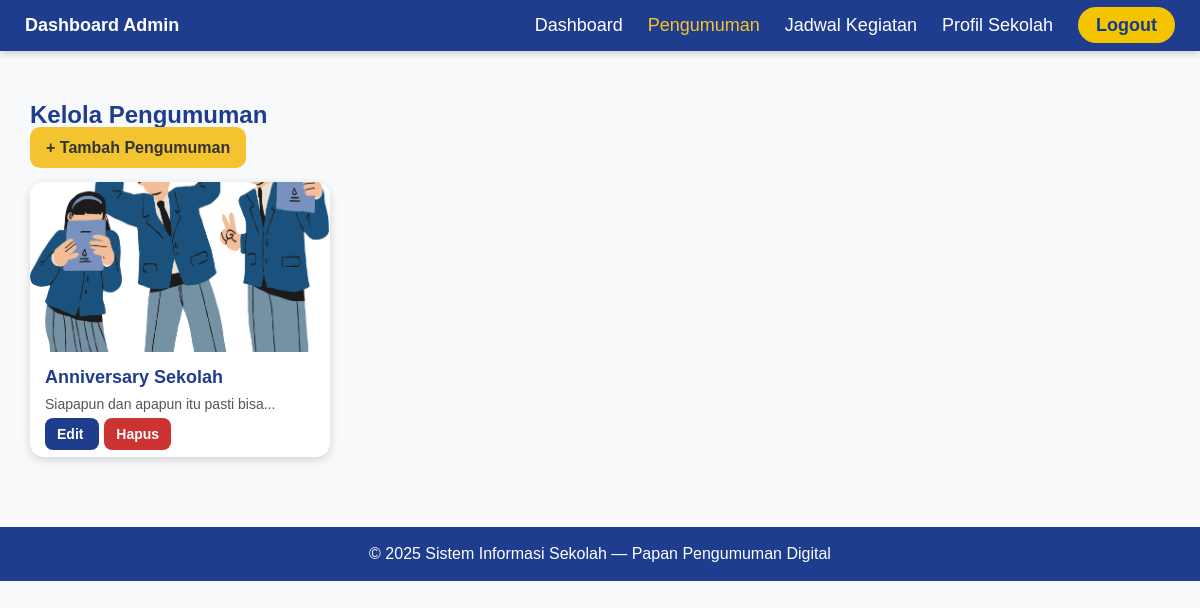
Screenshot of /admin/pengumuman.php (signed in) with the database file from the repository.
### tables this page shows
CREATE TABLE `pengumuman` (
  `id` int(11) NOT NULL,
  `judul` varchar(255) NOT NULL,
  `isi` text NOT NULL,
  `tanggal` date NOT NULL,
  `gambar` varchar(255) NOT NULL
);

### admin/pengumuman.php (the view, shortened to what this page needs)
<?php
include "koneksi.php";
?>
<div class="navbar">
    <div style="font-weight: bold;">Dashboard Admin</div>
    <div>
        <a href="dashboard.php">Dashboard</a>
        <a href="pengumuman.php" style="color:#f4c430;">Pengumuman</a>
        <a href="jadwal.php">Jadwal Kegiatan</a>
        <a href="profil.php">Profil Sekolah</a>
        <a href="logout.php" class="btn-logout">Logout</a>
    </div>
</div>
<div class="content">
    <h2>Kelola Pengumuman</h2>
    <a class="btn-add" href="tambah_pengumuman.php">+ Tambah Pengumuman</a>
    <div class="pengumuman-grid">
        <?php
        $query = "SELECT * FROM pengumuman ORDER BY id DESC";
        $result = mysqli_query($conn, $query);
        while ($row = mysqli_fetch_assoc($result)) {
        ?>
            <div class="pengumuman-card">
                <img src="../assets/img<?php echo $row['gambar']; ?>">
                <div class="pengumuman-body">
                    <h3><?php echo $row['judul']; ?></h3>
                    <p><?php echo substr($row['isi'], 0, 80); ?>...</p>
                    <div class="action-btn">
                        <a class="btn-edit" href="edit_pengumuman.php?id=<?php echo $row['id']; ?>">
                            Edit
                        </a>
                        <a class="btn-delete"
                           href="hapus_pengumuman.php?id=<?php echo $row['id']; ?>"
                           onclick="return confirm('Yakin ingin menghapus?')">
                            Hapus
                        </a>
                    </div>
                </div>
            </div>
        <?php } ?>
    </div>
</div>
<footer>
    © 2025 Sistem Informasi Sekolah — Papan Pengumuman Digital
</footer>

### admin/pengumuman.php (style rules this page uses)
.navbar { background: #1e3d8f; padding: 15px 25px; color: white; font-size: 18px; display: flex; justify-content: space-between; align-items: center; box-shadow: 0 2px 8px rgba(0,0,0,0.2); }
.navbar a { color: white; text-decoration: none; margin-left: 20px; }
.btn-logout { background: #f5c400; padding: 8px 18px; color: #123c8b !important; border-radius: 25px; font-weight: bold; }
.content { padding: 30px; }
h2 { color: #1e3d8f; margin-bottom: 10px; }
.btn-add { background: #f4c430; padding: 12px 16px; text-decoration: none; color: #333; border-radius: 10px; font-weight: bold; }
.pengumuman-grid { display: flex; flex-wrap: wrap; gap: 20px; margin-top: 25px; }
.pengumuman-card { width: 300px; background: white; border-radius: 14px; box-shadow: 0 3px 10px rgba(0,0,0,0.15); overflow: hidden; }
.pengumuman-card img { width: 100%; height: 170px; object-fit: cover; }
.pengumuman-body { padding: 15px; }
.pengumuman-body h3 { margin: 0; font-size: 18px; color: #1e3d8f; }
.pengumuman-body p { font-size: 14px; color: #555; margin-top: 8px; }
.action-btn { margin-top: 12px; }
.btn-edit, .btn-delete { padding: 8px 12px; text-decoration: none; border-radius: 8px; font-size: 14px; font-weight: bold; margin-right: 5px; }
.btn-edit { background: #1e3d8f; color: white; }
.btn-delete { background: #cc3333; color: white; }
footer { margin-top: 40px; background: #1e3d8f; color: white; padding: 18px; text-align: center; }

### rows the page displays
pengumuman: gambar (picture), judul "Anniversary Sekolah", isi "Siapapun dan apapun itu pasti bisa"
